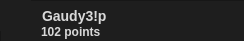
<?xml version="1.0" encoding="UTF-8"?>
<ui version="4.0">
 <class>Form</class>
 <widget class="QWidget" name="Form">
  <property name="geometry">
   <rect>
    <x>0</x>
    <y>0</y>
    <width>244</width>
    <height>41</height>
   </rect>
  </property>
  <property name="windowTitle">
   <string>Form</string>
  </property>
  <property name="styleSheet">
   <string notr="true">background-color: rgb(30, 30, 30);</string>
  </property>
  <widget class="QFrame" name="frame">
   <property name="geometry">
    <rect>
     <x>0</x>
     <y>0</y>
     <width>261</width>
     <height>121</height>
    </rect>
   </property>
   <property name="frameShape">
    <enum>QFrame::Shape::StyledPanel</enum>
   </property>
   <property name="frameShadow">
    <enum>QFrame::Shadow::Raised</enum>
   </property>
   <widget class="QLabel" name="icon">
    <property name="geometry">
     <rect>
      <x>0</x>
      <y>0</y>
      <width>31</width>
      <height>31</height>
     </rect>
    </property>
    <property name="text">
     <string/>
    </property>
    <property name="pixmap">
     <pixmap>../../../images/userIcon1.png</pixmap>
    </property>
    <property name="scaledContents">
     <bool>false</bool>
    </property>
   </widget>
   <widget class="QLabel" name="username">
    <property name="geometry">
     <rect>
      <x>42</x>
      <y>5</y>
      <width>91</width>
      <height>21</height>
     </rect>
    </property>
    <property name="styleSheet">
     <string notr="true">/* Gaudy3!p */

position: absolute;
width: 44px;
height: 15px;
left: 70px;
top: 576.64px;

font-family: 'Raleway';
font-style: normal;
font-weight: 600;
font-size: 14px;
line-height: 8px;

color: #D9D9D9;

</string>
    </property>
    <property name="text">
     <string>Gaudy3!p</string>
    </property>
   </widget>
   <widget class="QLabel" name="circle">
    <property name="geometry">
     <rect>
      <x>117</x>
      <y>9</y>
      <width>15</width>
      <height>15</height>
     </rect>
    </property>
    <property name="maximumSize">
     <size>
      <width>16777215</width>
      <height>16777215</height>
     </size>
    </property>
    <property name="styleSheet">
     <string notr="true"/>
    </property>
    <property name="frameShadow">
     <enum>QFrame::Shadow::Plain</enum>
    </property>
    <property name="text">
     <string/>
    </property>
    <property name="pixmap">
     <pixmap>../../../images/redEclipse.png</pixmap>
    </property>
    <property name="scaledContents">
     <bool>true</bool>
    </property>
   </widget>
   <widget class="QLabel" name="pointsLabel">
    <property name="geometry">
     <rect>
      <x>41</x>
      <y>21</y>
      <width>101</width>
      <height>21</height>
     </rect>
    </property>
    <property name="styleSheet">
     <string notr="true">/* 102 points */
background-color: rgba(255, 255, 255, 0);

position: absolute;
width: 33px;
height: 14px;
left: 70px;
top: 706.64px;

font-family: 'Raleway';
font-style: normal;
font-weight: 500;
font-size: 12px;
line-height: 6px;

color: #D9D9D9;

</string>
    </property>
    <property name="text">
     <string>102 points</string>
    </property>
   </widget>
  </widget>
 </widget>
 <resources/>
 <connections/>
</ui>
